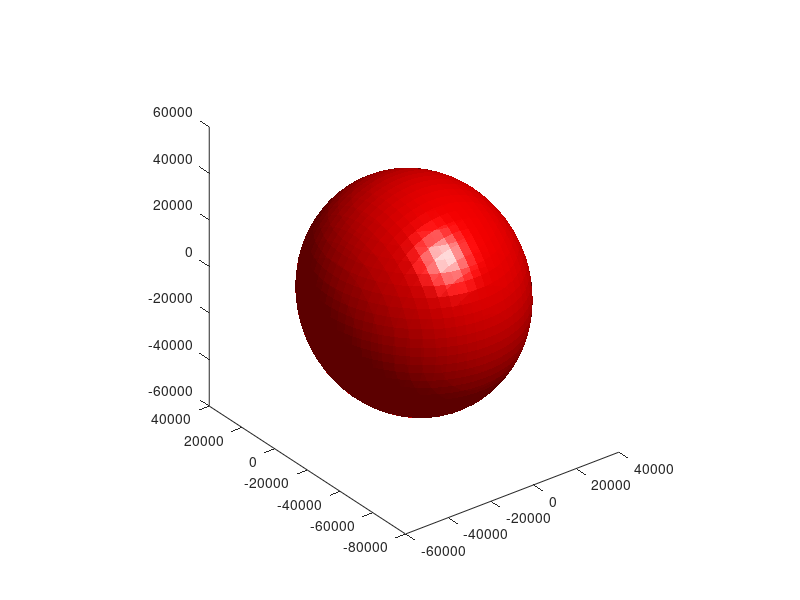

Recreate this plot in MATLAB. (Note: this script raises an error after producing the figure.)
clc;
clear all;
%D=[1 2 3 4 ; 5 6 7 8 ; 8 9 10 11];
%A = D';
%S = D * D';

%Thats nasty
%{
k=4;

c(1,:)=[-1,((k/2)-1),((k/2)-1),0,0,0];
c(2,:)=[((k/2)-1),-1,((k/2)-1),0,0,0];
c(3,:)=[((k/2)-1),((k/2)-1),-1,0,0,0];
c(4,:)=[0,0,0,-k,0,0];
c(5,:)=[0,0,0,0,-k,0];
c(6,:)=[0,0,0,0,0,-k];
%}

max_lim = 75000;
v=  [-0.6;
    -0.5;
    -0.5;
    0.0;
    -0.01;
    0.01;
    -5000;
    -9000;
    -1500;
    900000000];

a=max_lim;  b=max_lim;  c=max_lim;
nStep=20;
stepA=a/nStep; stepB=b/nStep; stepC=c/nStep;
[x, y, z]=meshgrid(-a:stepA:a, -b:stepB:b, -c:stepC:c);

SolidObj=v(1)*x.*x+v(2)* y.*y+v(3)*z.*z+ 2*v(4)*y.*z + 2*v(5)*x.*z + 2*v(6)*x.*y...
    + 2*v(7)*x + 2*v(8)*y + 2*v(9)*z + v(10)* ones(size(x));

p = patch(isosurface(x,y,z,SolidObj, 0.0));
isonormals(x,y,z,SolidObj, p);
set(p, 'FaceColor', 'r', 'EdgeColor', 'none');
daspect([1 1 1]);
view(3);
camlight ;
lighting phong;

A=[v(1),v(6),v(5);v(6),v(2),v(4);v(5),v(4),v(3);];
%temp=(-v(7) -v(8) -v(9) )';
p=inv(A)*(-v(7) -v(8) -v(9) )';

C=p'*A*p-v(10);

